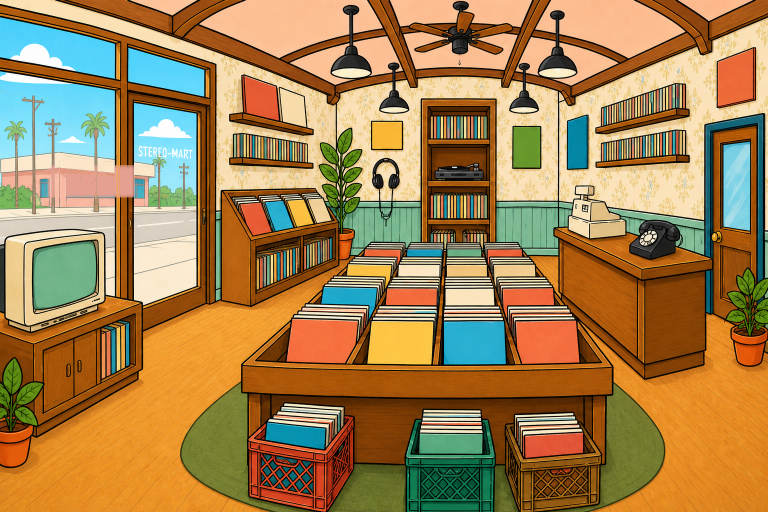
#> input picture art/stereo-mart-pano-v12-src.png, 1536 x 1024 px (shown at 1/2 size)
$ python export-stereo-mart-brand-assets.py
#> lines starting #> are read from the running program, lines starting #| are printed output that depends on the picture
#!/usr/bin/env python3
"""Export STEREO-MART OG + CRT panel thumb + apple icon from v19 master."""
from pathlib import Path

from PIL import Image, ImageFilter

ROOT = Path(__file__).resolve().parent.parent
SRC_CANDIDATES = [
    ROOT / "art" / "stereo-mart-equirect-cartoon-v19.png",
    ROOT / "art" / "stereo-mart-equirect-warehouse-v18.png",
    ROOT / "art" / "stereo-mart-pano-v12-src.png",
]
OUT_OG = ROOT / "public" / "og.jpg"
OUT_THUMB = ROOT / "public" / "panel-thumbs" / "stereo-mart-tv.webp"
OUT_ICON = ROOT / "public" / "apple-touch-icon.png"


def find_src() -> Path:
    for p in SRC_CANDIDATES:
        if p.exists():
            return p
#> in main, src is the input picture: PIL image 1536x1024 RGB; mean R, G, B 163.1, 130.2, 80.6
    raise SystemExit("no panorama source found")


def sharpen(im: Image.Image) -> Image.Image:
    return im.filter(ImageFilter.UnsharpMask(radius=1.2, percent=70, threshold=2))


def export_og(src: Image.Image) -> None:
    # Center aisle + LISTEN wall → 1200×630 OG.
    w, h = src.size
#> w = 1536; h = 1024
    crop = src.crop((int(w * 0.28), int(h * 0.12), int(w * 0.78), int(h * 0.72)))
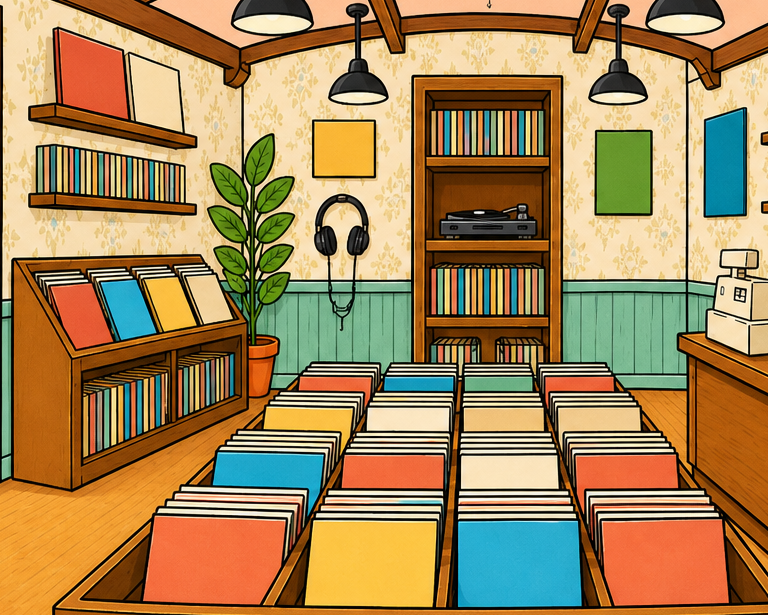
#> crop: PIL image 768x615 RGB; mean R, G, B 164.4, 134.4, 88.1
    og = crop.resize((1200, 630), Image.Resampling.LANCZOS)
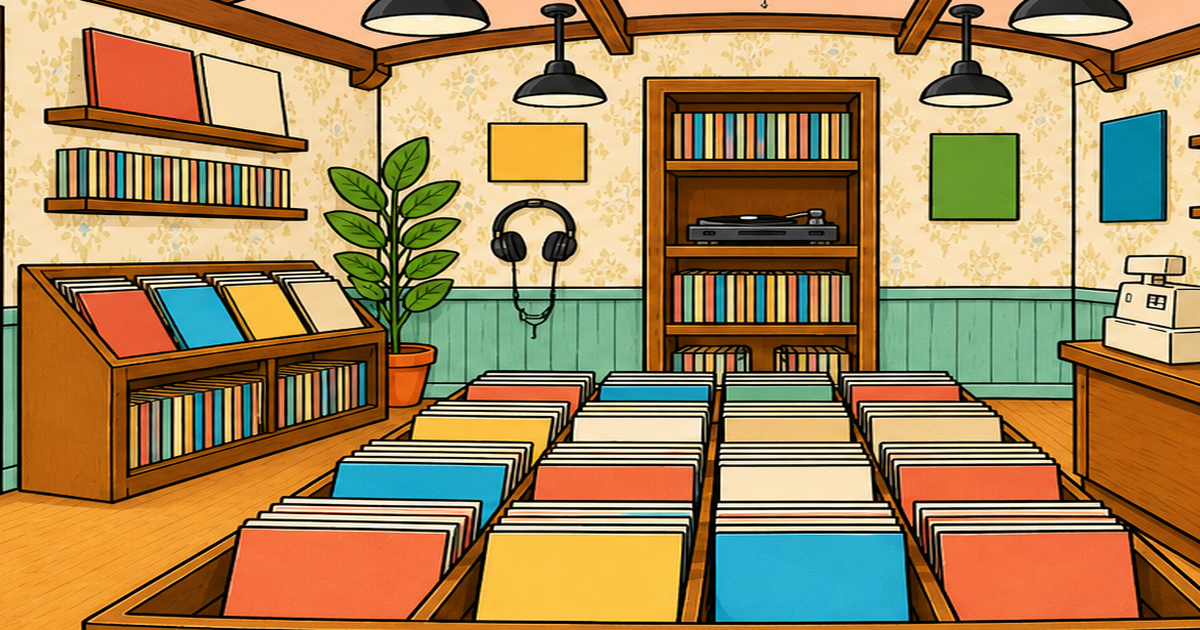
#> og: PIL image 1200x630 RGB; mean R, G, B 164.5, 134.7, 88.4
    og = sharpen(og)
    og.save(OUT_OG, "JPEG", quality=90, optimize=True)
    print(f"wrote {OUT_OG} from crop {crop.size}")
#| wrote public/og.jpg from crop (768, 615)


def export_thumb(src: Image.Image) -> None:
    # CRT cabinet band (file-space ~0.24–0.40 on v19).
    w, h = src.size
#> w = 1536; h = 1024
    crop = src.crop((int(w * 0.24), int(h * 0.36), int(w * 0.42), int(h * 0.64)))
#> crop: PIL image 277x287 RGB
    thumb = crop.resize((256, 256), Image.Resampling.LANCZOS)
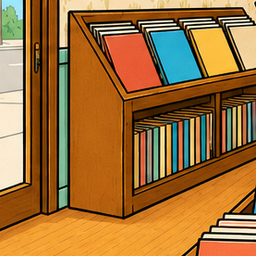
#> thumb: PIL image 256x256 RGB; mean R, G, B 158.4, 112.1, 56.4
    thumb = sharpen(thumb)
#> in sharpen (call 2), `return im.filter(ImageFilter.UnsharpMask(radius=1.2, percent=70, thres..`:
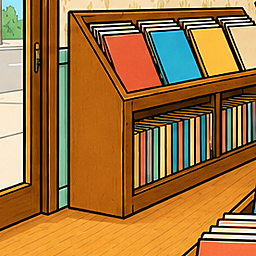
#> returned value: PIL image 256x256 RGB; mean R, G, B 160.3, 114.5, 58.1
    thumb.save(OUT_THUMB, "WEBP", quality=90)
    print(f"wrote {OUT_THUMB}")


def export_icon(src: Image.Image) -> None:
    w, h = src.size
#> w = 1536; h = 1024
    crop = src.crop((int(w * 0.42), int(h * 0.18), int(w * 0.62), int(h * 0.48)))
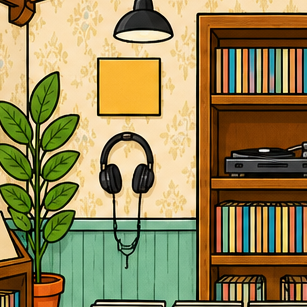
#> crop: PIL image 307x307 RGB; mean R, G, B 148, 133.3, 86
    icon = crop.resize((180, 180), Image.Resampling.LANCZOS)
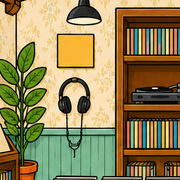
#> icon: PIL image 180x180 RGB; mean R, G, B 147.9, 133.3, 86.1
    icon = sharpen(icon)
#> in sharpen (call 3), `return im.filter(ImageFilter.UnsharpMask(radius=1.2, percent=70, thres..`:
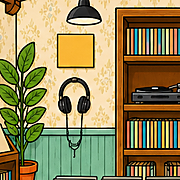
#> returned value: PIL image 180x180 RGB; mean R, G, B 148.4, 135.4, 88.2
    icon.save(OUT_ICON, optimize=True)
    print(f"wrote {OUT_ICON}")


def main() -> None:
    src_path = find_src()
    print(f"src: {src_path}")
    src = Image.open(src_path).convert("RGB")
    export_og(src)
    export_thumb(src)
    export_icon(src)


if __name__ == "__main__":
    main()

$ run again, with art/stereo-mart-equirect-cartoon-v17.png copied over art/stereo-mart-pano-v12-src.png
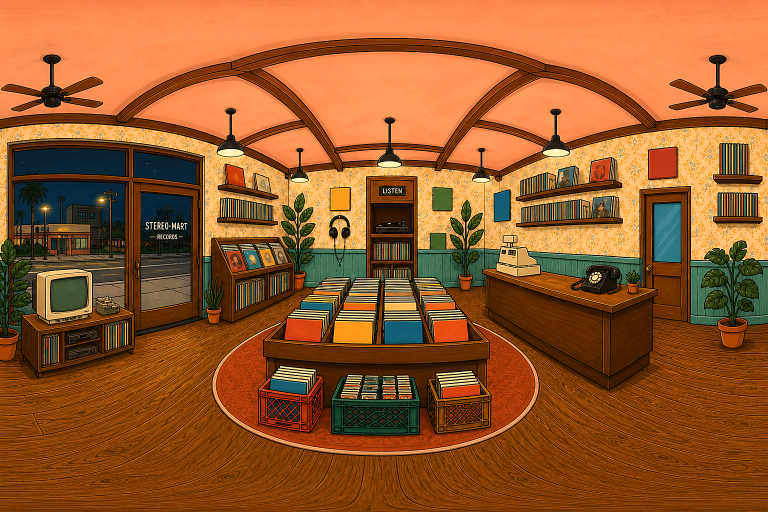
#> input picture art/stereo-mart-equirect-cartoon-v17.png, 1536 x 1024 px (shown at 1/2 size)
#> in main, src is the input picture: PIL image 1536x1024 RGB; mean R, G, B 150.6, 89.5, 40.8
#| wrote public/og.jpg from crop (768, 615)
#> in export_thumb, `thumb = crop.resize((256, 256), Image.Resampling.LANCZOS)`:
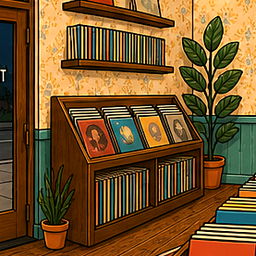
#> thumb: PIL image 256x256 RGB; mean R, G, B 116, 83.1, 39.9
#> in sharpen (call 3), `return im.filter(ImageFilter.UnsharpMask(radius=1.2, percent=70, thres..`:
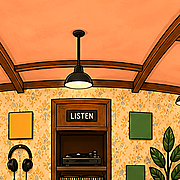
#> returned value: PIL image 180x180 RGB; mean R, G, B 188.7, 123.3, 64.5
